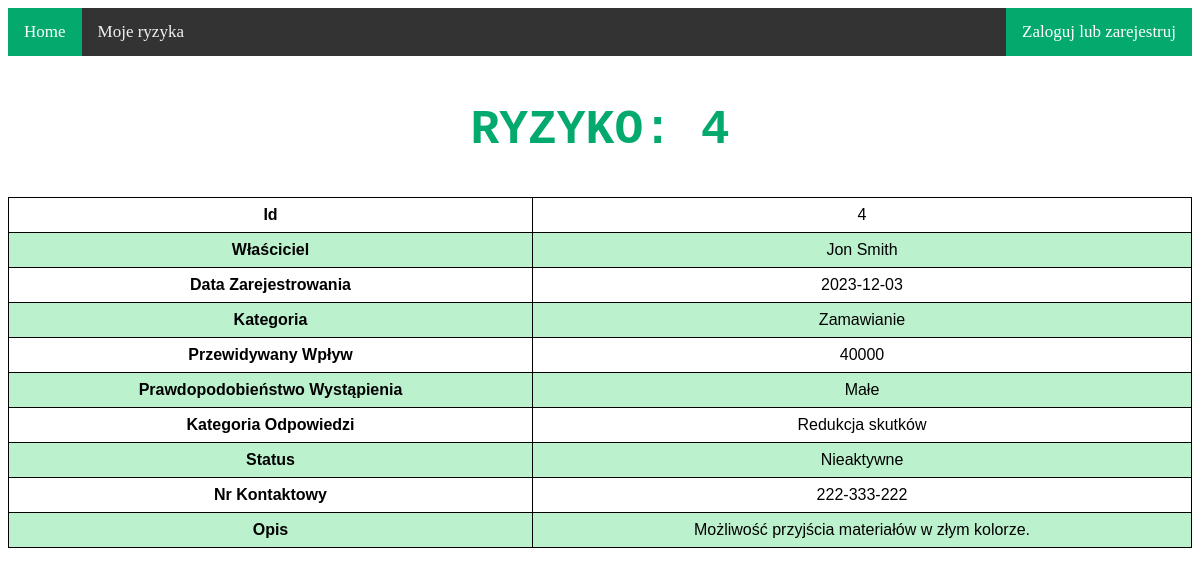
/4, run on the app's committed database.
### tables this page shows
CREATE TABLE risk (
    id INTEGER PRIMARY KEY AUTOINCREMENT,
    owner_id INTEGER references person(id),
    created TIMESTAMP NOT NULL DEFAULT CURRENT_TIMESTAMP,
    category TEXT NOT NULL,
    impact INTEGER NOT NULL,
    proximity TEXT NOT NULL,
    response TEXT NOT NULL,
    status TEXT NOT NULL,
    contact TEXT NOT NULL,
    description TEXT NOT NULL
);

CREATE TABLE person (
    id INTEGER PRIMARY KEY AUTOINCREMENT,
    name TEXT NOT NULL,
    login TEXT NOT NULL,
    password TEXT NOT NULL
);

### app.py (the view)
@app.route('/<int:idn>', methods=["GET", "POST"])
def risk_page(idn):
    if request.form.get('remove_risk') == "yes":
        db.remove_risk(idn)
        return redirect("/moje")
    risk_data = db.get_risk(idn)
    data = []
    for i in range(len(titles)):
        try:
            data.append([titles[i], risk_data[i]])
        except IndexError:
            data.append([titles[i], ""])
    return render_template("risk.html", idn=idn, data=data)

### db.py (called while the page is built)
def get_db_connection():
    conn = sqlite3.connect('database.db')
    conn.row_factory = sqlite3.Row
    return conn

def get_risk(idn):
    conn = get_db_connection()
    risk_data = conn.execute(
        'SELECT risk.id, name, date(created), category, impact, proximity, response, status, contact, description '
        'FROM risk, person WHERE risk.owner_id = person.id AND risk.id = %i' % idn).fetchall()
    conn.close()
    return risk_data[0]

### templates/risk.html (shortened to what this page needs)
{% extends "topnav.html" %}
{% block content %}
    <h2>Ryzyko: {{ idn }}</h2>
    <div class="scrollable">
        <table>
            {% for piece in data %}
                <tr>
                    <th>{{ piece[0] }}</th>
                    <td>{{ piece[1] }}</td>
                </tr>
            {% endfor %}
        </table>
    </div>
{% endblock %}

### static/style.css (style rules this page uses)
.scrollable { width: 100%; overflow-x: auto; }
table { margin-left: auto; margin-right: auto; font-family: arial, sans-serif; border-collapse: collapse; width: 100%; }
td, th { border: 1px solid #000000; text-align: center; padding: 8px; overflow: hidden; text-overflow: ellipsis; }
tr:nth-child(even) { background-color: #bcf1ce; }
h2 { text-align: center; text-transform: uppercase; color: #04AA6D; font-family: "Monaco", "Lucida Console", monospace; font-size: xxx-large; }

### data on the page
risk: piece "Właściciel", name "Jon Smith", piece "Kategoria", category "Zamawianie", piece "Przewidywany Wpływ", impact "40000", piece "Prawdopodobieństwo Wystąpienia", proximity "Małe", piece "Kategoria Odpowiedzi", response "Redukcja skutków", piece "Status", status "Nieaktywne", piece "Nr Kontaktowy", contact "222-333-222", piece "Opis", description "Możliwość przyjścia materiałów w złym kolorze."

### other printed values
{{ idn }} "4"
{{ piece[0] }} "Id" "Data Zarejestrowania"
{{ piece[1] }} "4" "2023-12-03"
